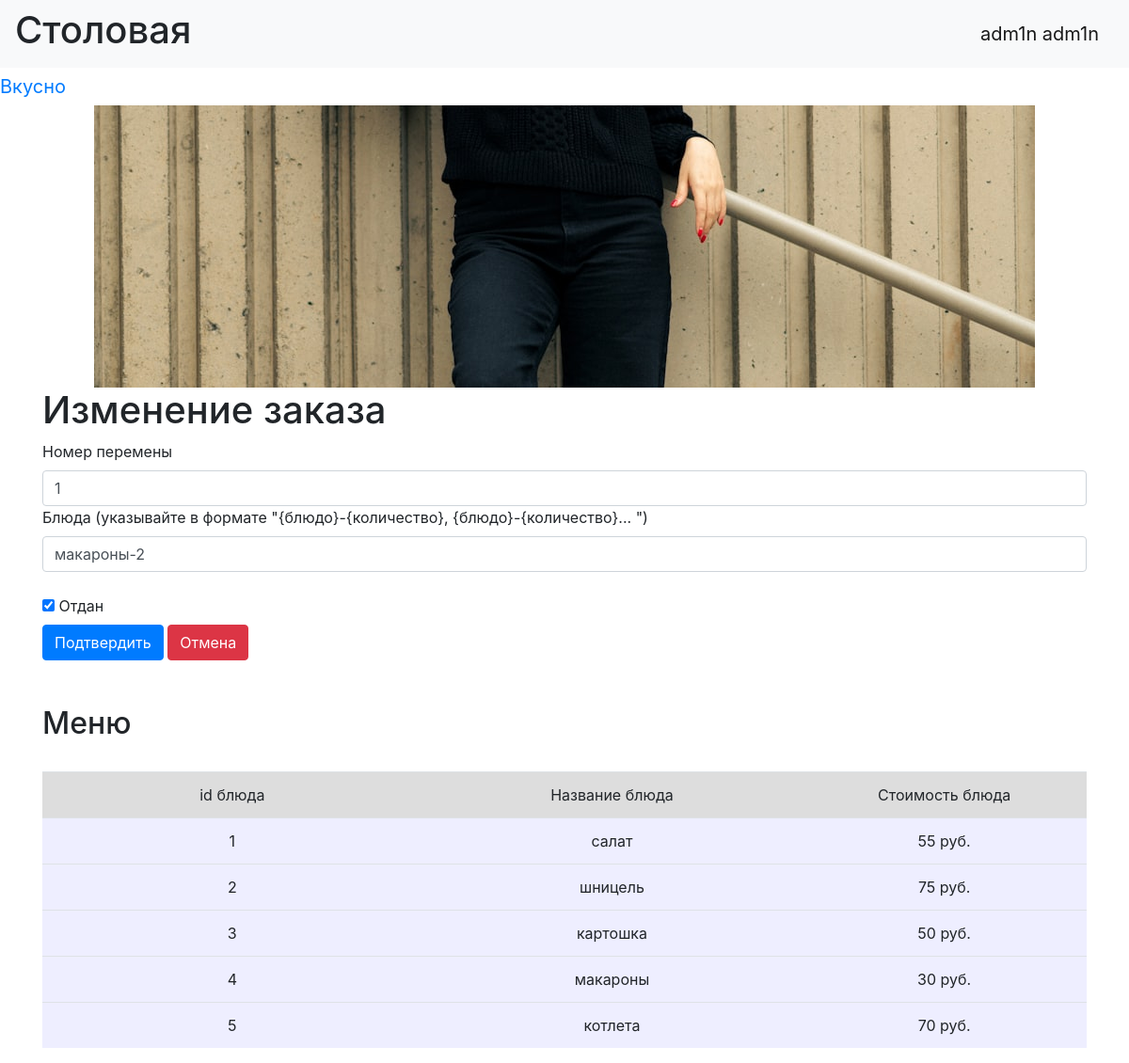
/orders/4 (signed in), run on the app's committed database.
### data/users.py (models this page shows, shortened)
class User(SqlAlchemyBase, UserMixin, SerializerMixin):
    __tablename__ = 'users'
    id = sqlalchemy.Column(sqlalchemy.Integer, primary_key=True, autoincrement=True)
    name = sqlalchemy.Column(sqlalchemy.String)
    surname = sqlalchemy.Column(sqlalchemy.String)
    grade = sqlalchemy.Column(sqlalchemy.String)
    password = sqlalchemy.Column(sqlalchemy.String)
    admin = sqlalchemy.Column(sqlalchemy.Boolean, nullable=False, default=False)

### data/orders.py (models this page shows)
class PersonalOrder(SqlAlchemyBase, UserMixin, SerializerMixin):
    __tablename__ = 'orders'
    id = sqlalchemy.Column(sqlalchemy.Integer, primary_key=True, autoincrement=True)
    person = sqlalchemy.Column(sqlalchemy.Integer, sqlalchemy.ForeignKey("users.id"))
    meal = sqlalchemy.Column(sqlalchemy.String)
    pause = sqlalchemy.Column(sqlalchemy.Integer)  #номер перемены
    status = sqlalchemy.Column(sqlalchemy.Boolean, default=False)

### tables this page shows
CREATE TABLE menu (id INTEGER PRIMARY KEY AUTOINCREMENT, meal TEXT NOT NULL, cost INTEGER NOT NULL);

### main.py (the view, shortened to what this page needs)
@application.route('/orders/<int:unic_num>', methods=['GET', 'POST'])
@login_required
def order_edit(unic_num):
    form = NewOrderForm()
    if request.method == "GET":
        db_sess = db_session.create_session()
        orders = db_sess.query(PersonalOrder).filter(PersonalOrder.id == unic_num).first()
        if not orders or not current_user.admin:
            abort(404)
        form.meal.data = orders.meal
        form.pause.data = orders.pause
        form.status.data = orders.status
    return render_template('new_order.html', title='Изменение заказа', form=form, meals=menu,)

### forms/new_order.py
class NewOrderForm(FlaskForm):
    person = IntegerField('id')
    meal = StringField('Блюда (указывайте в формате "{блюдо}-{количество}, {блюдо}-{количество}... ")',
                       validators=[DataRequired()])
    pause = IntegerField('Номер перемены', validators=[DataRequired()])
    status = BooleanField('Отдан')
    submit = SubmitField('Подтвердить')

### data/db_session.py (called while the page is built)
def create_session() -> Session:
    global __factory
    return __factory()

### main.py (called while the page is built)
@login_manager.user_loader
def load_user(user_id):
    db_sess = db_session.create_session()
    return db_sess.get(User, user_id)

### templates/new_order.html (shortened to what this page needs)
{% extends "base.html" %}
{%block content %}
<h1>{{ title }}</h1>
<form action="" method="post">
        {{ form.pause.label }} <br>
        {{ form.pause(class="form-control", type="pause") }}
        {{ form.meal.label }} <br>
        {{ form.meal(class="form-control", type="meal") }}
    <br>
    {{ form.status() }} {{ form.status.label }}
    <br>
    {{ form.submit(type="submit", class="btn btn-primary") }}
        <a href="/" type="button" class="btn btn-danger">Отмена</a>
</form>
<br><br>
<h2>Меню</h2>
<br>
<div class="table_container">
    <table class="table">
        <tr class="my_row">
            <td class="title" width="200px" bgcolor="#dddddd" align="center">id блюда</td>
            <td class="title" width="200px" bgcolor="#dddddd" align="center">Название блюда</td>
            <td class="title" width="150px" bgcolor="#dddddd" align="center">Стоимость блюда</td>
        </tr>
        {% for meal in meals %}
        <tr class="my_row">
            <td class="ordinary" bgcolor="#eeeeff" align="center">{{ meal[0] }}</td>
            <td class="ordinary" bgcolor="#eeeeff" align="center">{{ meal[1] }}</td>
            <td class="ordinary" bgcolor="#eeeeff" align="center">{{ meal[2] }} руб.</td>
        </tr>
        {% endfor %}
    </table>
</div>
{% endblock %}

### templates/base.html (shortened to what this page needs)
<!DOCTYPE html>
<html lang="en">
<head>
    <link rel="stylesheet" href="https://stackpath.bootstrapcdn.com/bootstrap/4.4.1/css/bootstrap.min.css"
>
    <link rel="stylesheet" href="../static/css/style.css">
</head>
  <body>
    <header>
      <nav class="navbar navbar-light bg-light">
          <h1>Столовая</h1>
          {% if current_user.is_authenticated %}
            <a class="navbar-brand" href="/logout">{{ current_user.name }} {{ current_user.surname }}</a>
          {% else %}
            <a class="btn btn-primary " href="/register_user">Зарегистрировать ученика</a>
            <a class="btn btn-primary " href="/register_admin">Зарегистрировать админа</a>
            <a class="btn btn-success" href="/login">Войти</a>
          {% endif %}
      </nav>
        <a class="navbar-brand" href="#">Вкусно</a>
    </header>
    <center>
        <img src="../static/img/photo.jpg">
    </center>
    <main role="main" class="container">
        <link rel="stylesheet" href="../static/img/photo.jpg">
        {% block content %}{% endblock %}
    </main>
  </body>
</html>

### data on the page
User: name "adm1n", surname "adm1n"
PersonalOrder: pause "1", meal "макароны-2", status "☑"
menu: id "1", meal "салат", cost "55"
menu: id "2", meal "шницель", cost "75"
menu: id "3", meal "картошка", cost "50"
menu: id "4", meal "макароны", cost "30"
menu: id "5", meal "котлета", cost "70"

### other printed values
{{ title }} "Изменение заказа"
